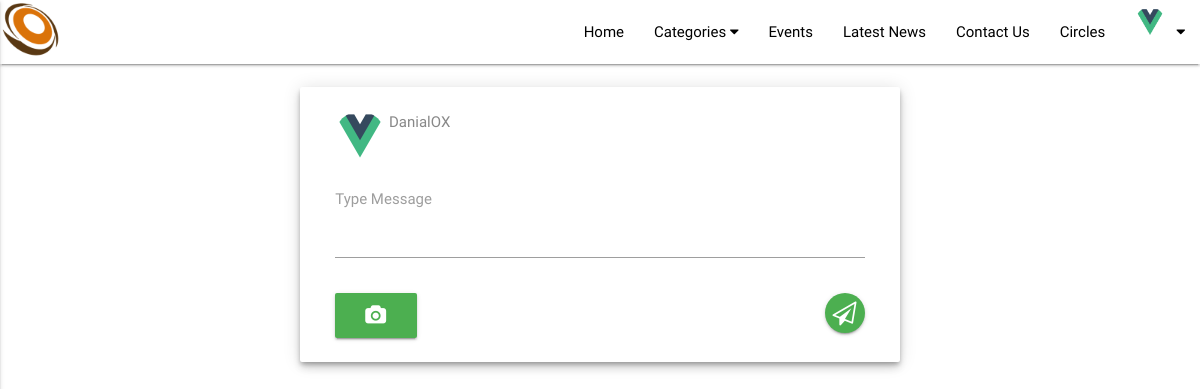
The app's page /sports.php (signed in), older data.
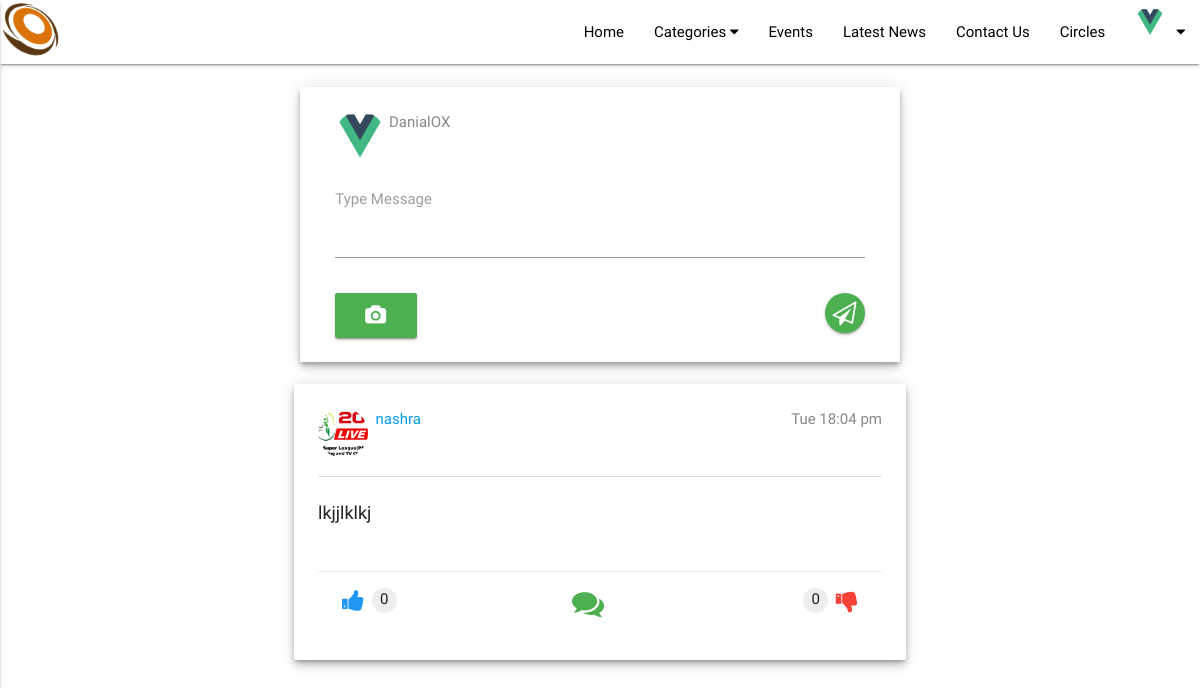
The same page, newer data.
### tables this page shows
CREATE TABLE `business` (
  `post_id` int(11) NOT NULL,
  `u_id` int(11) NOT NULL,
  `status` text NOT NULL,
  `post_image` varchar(255) NOT NULL DEFAULT 'NULL',
  `times` datetime NOT NULL
);

CREATE TABLE `user` (
  `user_id` int(11) NOT NULL,
  `user_name` varchar(40) NOT NULL,
  `email` varchar(40) NOT NULL,
  `image` text NOT NULL,
  `password` varchar(255) NOT NULL,
  `PhoneNo` int(13) NOT NULL,
  `type` varchar(255) NOT NULL DEFAULT 'user'
);

### sports.php (the view, shortened to what the changed rows need)
<html lang="en-US">
<head>
	<link rel="stylesheet" href="Materialize/materialize.css">
  <link href="https://cdn.rawgit.com/michalsnik/aos/2.1.1/dist/aos.css" rel="stylesheet">
	<link rel="stylesheet" href="https://cdnjs.cloudflare.com/ajax/libs/font-awesome/4.7.0/css/font-awesome.min.css">
</head>
<body>
<br>
<br>
					<?php
											$conn = mysqli_connect("127.0.0.1", "root","","community");
											$sql3 = "SELECT * from user,business where user.user_id in (select user_id from `business`) ORDER BY business.post_id DESC";
											$result = mysqli_query($conn,$sql3);
																				while($row = mysqli_fetch_assoc($result))
											{
												static $i=3;
												if($row['user_id'] == $row['u_id'])
										{
											echo '<div data-aos="fade-up" data-aos-duartion="2000" data-aos-easing="linear" class="row card  z-depth-3" style="width:51%;margin:0 auto;">
											 <div  class ="col s12 m12  l12 card-content" >
											 <div style="width:50px;height:50px;border-radius:100%;background-image:url(\'http://localhost/final/user_data/'.$row['image'].'\');background-size:cover;background-position:center center;" class="left"></div>
											 <div>'; if($_SESSION['user_id'] === $row['user_id']){echo'<a href="#" class="right dropdown-button" data-activates="dropdown'.$i.'" > &nbsp;&nbsp;&nbsp;<i class="fa fa-caret-down black-text"></i> </a>';}
											 echo'
											 &nbsp; <span style="font-weight:100;color:#888;"><a href="user_profile_guest.php?u_id='.$row['user_id'].'">'.$row['user_name'].'</a></span> <span style="font-weight:100;color:#888;display:block;text-align:right" class="right">'.date('D G:m a',strtotime($row['times'])).'</span>
											 </div> <br><br>
											 <div class="divider"></div>
                       <br>
											 <p class="flow-text" style="font-size:18px;font-weight:100">
												'.$row['status'].'
											 </p><br>';if($row['post_image'] != 'NULL')
                       {
                          echo '
                          <div style="background-image:url(user_posts/'.$row['post_image'].');background-size:cover;background-position:center center;width:100%;height:50%;" class="z-depth-4">
                          </div>';
                       }
                       $post_review_id = $row['post_id'];
                       $review_query = "SELECT count(*) as total FROM post_review WHERE post_id = $post_review_id AND review=1 AND type ='business'";
                       $review_result = mysqli_query($conn,$review_query);
                       $review_row = mysqli_fetch_assoc($review_result);
                       $d_review_query = "SELECT count(*) as total FROM post_review WHERE post_id = $post_review_id AND review=0 AND type ='business'";
                       $d_review_result = mysqli_query($conn,$d_review_query);
                       $d_review_row = mysqli_fetch_assoc($d_review_result);
                       echo '
                       <br>
											 <div class="card-action">
											 	<div>
												<div class="left " style="display:inline-block">
                        <center style="display:inline-flex" ><i  data-id="'.$row['post_id'].'" class="fa fa-thumbs-up blue-text liker" style="font-size:24px"></i>&nbsp;&nbsp; <div class="like-count" id="L'.$row['post_id'].'" style="width:25px;height:25px;border-radius:100%;background-color:#eee;">'.$review_row['total'].'</div> </center>
                        </div>
                        <div class="right ">
                        <center style="display:inline-flex">
                        <div class="dislike-count" id="D'.$row['post_id'].'" style="width:25px;height:25px;border-radius:100%;background-color:#eee;">'.$d_review_row['total'].'</div>&nbsp;&nbsp;
                        <i data-id="'.$row['post_id'].'" class="fa fa-thumbs-down red-text disliker" style="font-size:24px"></i></center>
                        </div>
                        <div class="center">
                        <a href="#commentx" id="p'.$row['post_id'].'" class="comment-button modal-trigger" data-activates="commentx"><i class="fa fa-comments green-text" style="font-size:32px;"></i></a>
                        </div>
											 	</div>
                       </div>
											</div>';
                      echo '
                      </div>
                      <br>
                      <ul class="dropdown-content" id="dropdown'.$i.'">
                      												<li>
                      													<a href="delete_post.php?id='.$row['post_id'].'&type=business">Delete</a>
                      												</li>
                                              <li>
                      													<a href="edit_post.php?id='.$row['post_id'].'&type=business">Edit</a>
                      												</li>
                      											</ul>';
										}
											}
				?>
</body>
</html>

Row changes from the older to the newer data that the page shows:
now on this page (row edited): business: u.image (picture), u.user_name "nashra", times "Tue 18:04 pm", status "lkjjlklkj", $row['post_id'] 2 (drawn), total "0"
